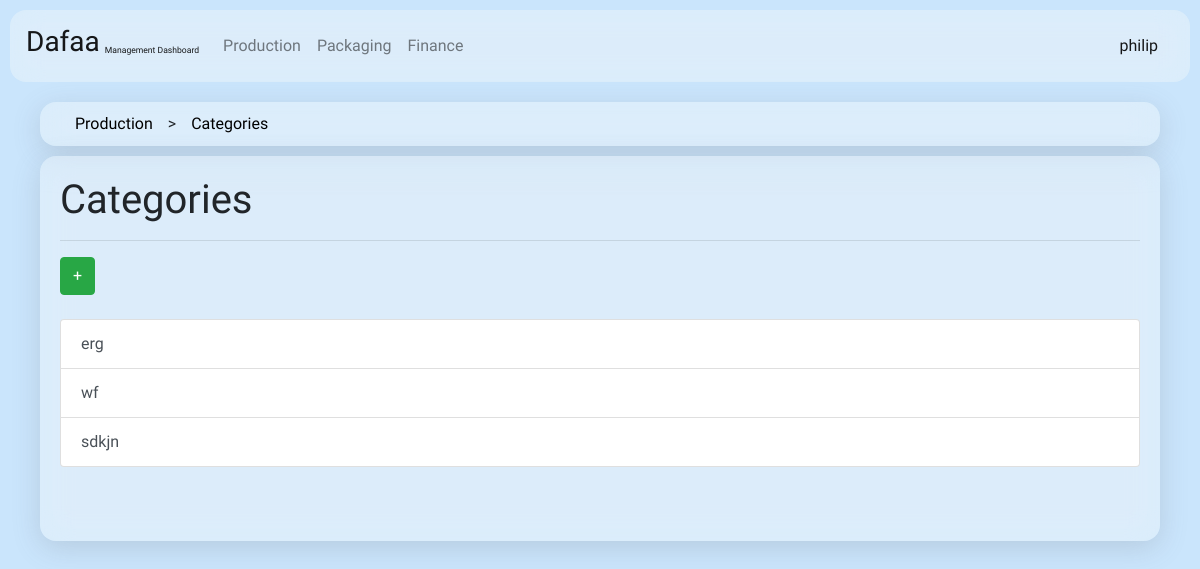
Before: /production/categories_management_view/ (signed in) with the older database file.
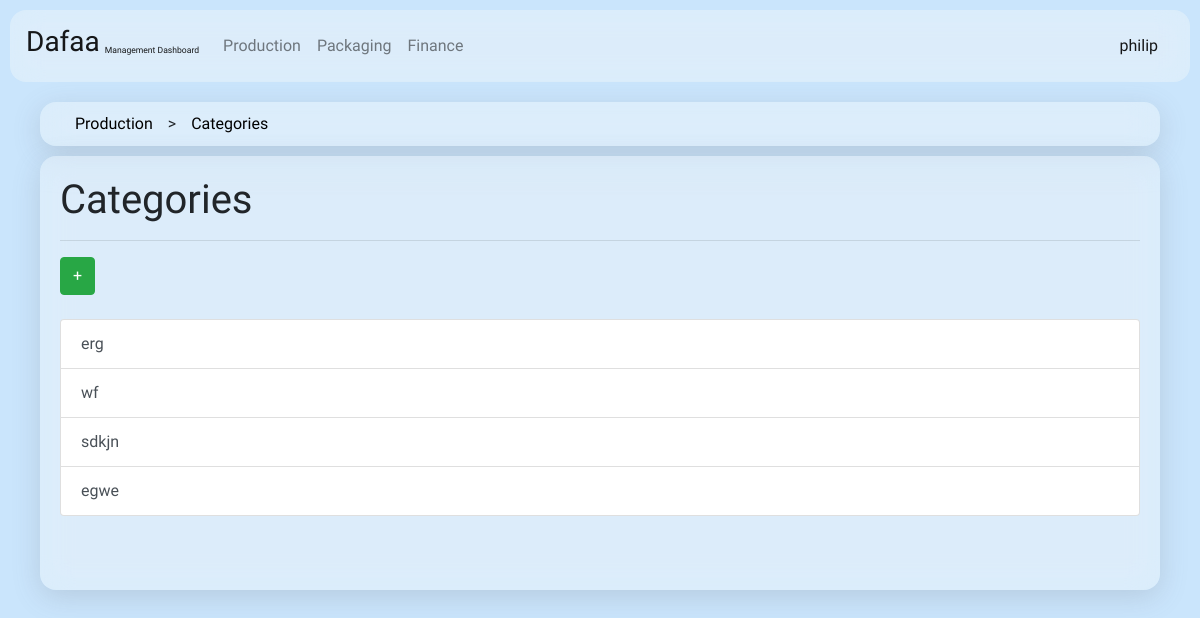
After: the same page with the newer database file.
### production/models.py (models this page shows)
class Product_Category(models.Model):
    name        = models.CharField(max_length=100)
    description = models.TextField()
    cover_image = models.ImageField(upload_to='product_category/', default='products/default.jpeg')
    def __str__(self) -> str:
        return self.name

### production/views.py (the view)
# urls.py: path('categories_management_view/',     categories_management_view, name='categories_management_view'),
@user_passes_test(lambda user: user.is_superuser)
def categories_management_view(request):
    return render(request, 'production/categories_management_view.html', {'categories': Product_Category.objects.all()})

### dafaa/templates/production/categories_management_view.html (shortened to what this page needs)
{% extends "admin_base.html" %}
{% block content %}
<div class="container">
  <div class="row">
    <div class="col-12 dashboard-outline-block">
      <div class="page-path">
        <a href="{% url 'production_dashboard' %}">Production</a>
        >
        <a href="{% url 'categories_management_view' %}">Categories</a>
      </div>
      <div class="dashboard-inner-block">
        <h1>Categories</h1>
        <hr />
        <a href="{% url 'add_product' %}" class="btn btn-success">+</a>
        <br /><br />
        <div class="list-group">
          {% for category in categories %}
          <a
            class="list-group-item list-group-item-action d-flex justify-content-between align-items-center"
            href="{% url 'edit_category' category.id %}"
          >
            {{ category }}
          </a>
          {% endfor %}
        </div>
      </div>
    </div>
  </div>
</div>
{% endblock %}

Changed rows visible on the page:
added Product_Category: name "egwe"
